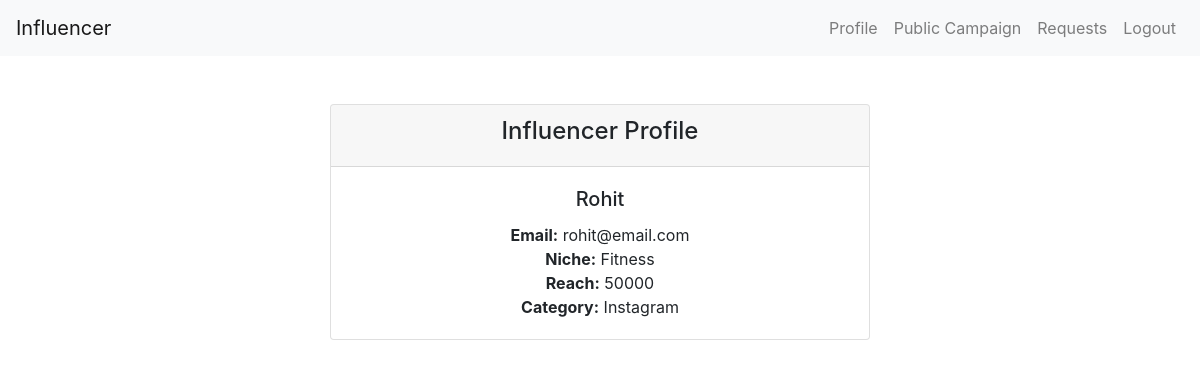
Page /influencer_dashboard (signed in) on the committed database.
### app.py (models this page shows, shortened)
class User(db.Model, UserMixin):
    id = db.Column(db.Integer, primary_key=True, autoincrement=True)
    username = db.Column(db.String(25), unique=True, nullable=False)
    email = db.Column(db.String(50), unique=True, nullable=False)
    _password = db.Column(db.String(128), nullable=False)
    role = db.Column(db.String(25))
    industry = db.Column(db.String(20),nullable=True)
    budgets = db.Column(db.Integer)
    category = db.Column(db.String(20),nullable=True)
    niche = db.Column(db.String(20),nullable=True)
    reach = db.Column(db.String(20),nullable=True)
    blocked = db.Column(db.Boolean, default=False)
    sponsor_campaigns = db.relationship('Campaign', foreign_keys='Campaign.sponsor_id', back_populates='sponsor')
    influencer_campaigns = db.relationship('Campaign', foreign_keys='Campaign.influencer_id', back_populates='influencer')
    @property
    def password(self):
        raise AttributeError('password is not a readable attribute')

### app.py (the view)
@app.route('/influencer_dashboard')
@login_required
def influencer_dashboard():
    user = current_user
    if current_user.role != 'influencer' or current_user.blocked:
        flash('You do not have permission to access this page as you are blocked.', 'danger')
        return redirect(url_for('home'))
    influencer = User.query.filter(User.role == user.role).first()
    return render_template('influ_dash.html', influencer = influencer)

### app.py (called while the page is built)
@login_manager.user_loader
def load_user(user_id):
    return User.query.get(int(user_id))

### templates/influ_dash.html (shortened to what this page needs)
<!DOCTYPE html>
<html lang="en">
<head>
    <link href="https://stackpath.bootstrapcdn.com/bootstrap/4.5.2/css/bootstrap.min.css" rel="stylesheet">
</head>
<body>
    <nav class="navbar navbar-expand-lg navbar-light bg-light">
        <a class="navbar-brand" href="#">Influencer</a>
        <div class="collapse navbar-collapse" id="navbarNav">
            <ul class="navbar-nav ml-auto">
                <li class="nav-item">
                    <a class="nav-link" href="/influencer_dashboard">Profile</a>
                </li>
                <li class="nav-item">
                    <a class="nav-link" href="/public_campaign">Public Campaign</a>
                </li>
                <li class="nav-item">
                    <a class="nav-link" href='/view_requests'>Requests</a>
                </li>
                <li class="nav-item">
                    <a class="nav-link" href="{{ url_for('logout') }}">Logout</a>
                </li>
            </ul>
        </div>
    </nav>
    <div class="container mt-5">
        <div class="row justify-content-center">
            <div class="col-md-6">
                <div class="card">
                    <div class="card-header text-center">
                        <h4>Influencer Profile</h4>
                    </div>
                    <div class="card-body text-center">
                        <h5 class="card-title">{{ influencer.username|capitalize }}</h5>
                        <p class="card-text">
                            <strong>Email:</strong> {{ influencer.email }} <br>
                            <strong>Niche:</strong> {{ influencer.niche|capitalize }} <br>
                            <strong>Reach:</strong> {{ influencer.reach }} <br>
                            <strong>Category:</strong> {{ influencer.category|capitalize }}
                        </p>
                    </div>
                </div>
            </div>
        </div>
    </div>
</body>
</html>

### rows in the picture
User: username "Rohit", email "rohit@email.com", niche "Fitness", reach "50000", category "Instagram"
